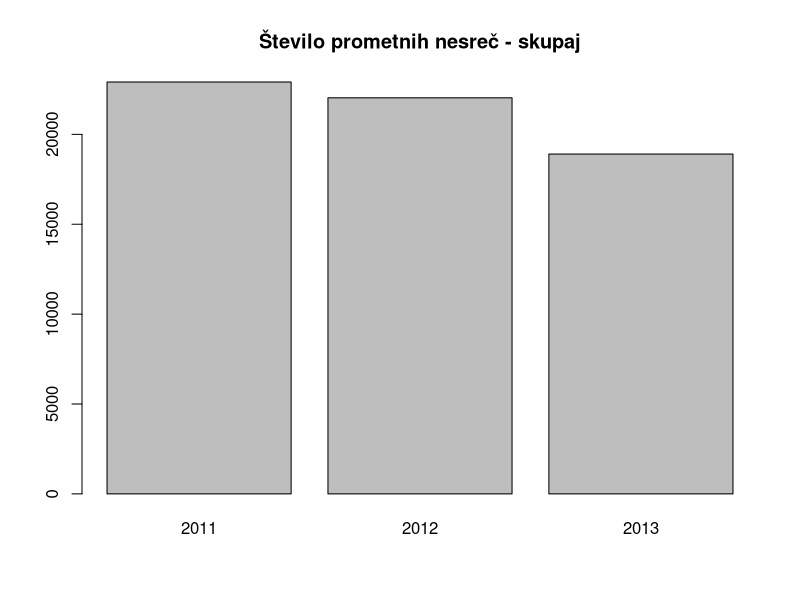
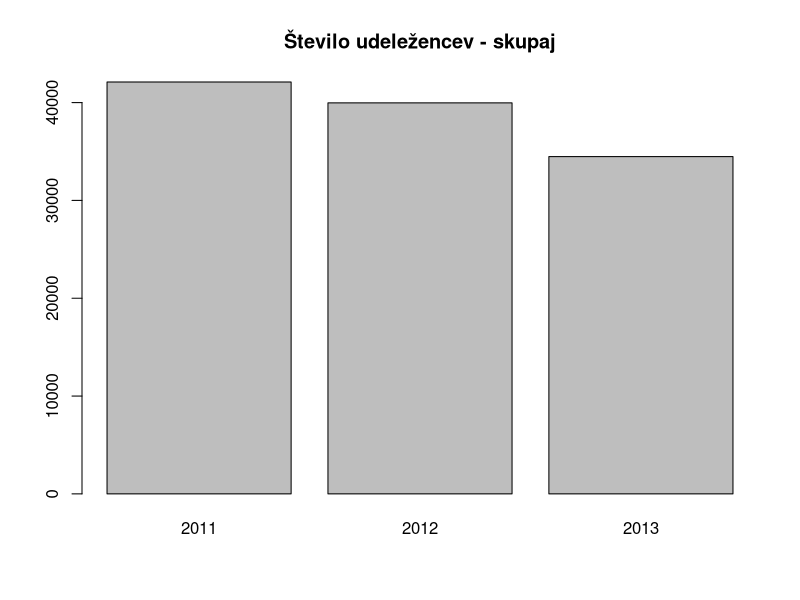

These figures' R source, in order:
# prvi graf

skupajn <- c(22913, 22035,18904)
pdf("slike/skupajnesrece.pdf")
barplot(skupajn, main = "Število prometnih nesreč - skupaj", names.arg = c("2011","2012","2013"))
dev.off()

#drugi graf

steviloud <- c(42105,39971,34481)
pdf("slike/steviloudelezencev.pdf")
barplot(steviloud, main = "Število udeležencev - skupaj", names.arg = c("2011","2012","2013"))
dev.off()